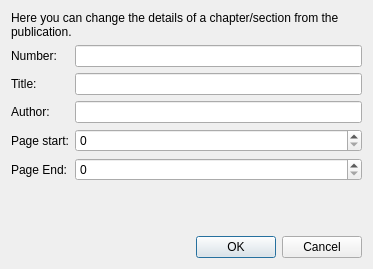
<?xml version="1.0" encoding="UTF-8"?>
<ui version="4.0">
 <class>AddChapterDialog</class>
 <widget class="QDialog" name="AddChapterDialog">
  <property name="geometry">
   <rect>
    <x>0</x>
    <y>0</y>
    <width>373</width>
    <height>269</height>
   </rect>
  </property>
  <property name="windowTitle">
   <string>Dialog</string>
  </property>
  <layout class="QVBoxLayout" name="verticalLayout">
   <item>
    <widget class="QLabel" name="label">
     <property name="text">
      <string>Here you can change the details of a chapter/section from the publication.</string>
     </property>
     <property name="wordWrap">
      <bool>true</bool>
     </property>
    </widget>
   </item>
   <item>
    <layout class="QFormLayout" name="formLayout">
     <item row="0" column="0">
      <widget class="QLabel" name="label_2">
       <property name="text">
        <string>Number:</string>
       </property>
       <property name="buddy">
        <cstring>chapterNumber</cstring>
       </property>
      </widget>
     </item>
     <item row="0" column="1">
      <widget class="QLineEdit" name="chapterNumber"/>
     </item>
     <item row="1" column="0">
      <widget class="QLabel" name="label_3">
       <property name="text">
        <string>Title:</string>
       </property>
       <property name="buddy">
        <cstring>chapterTitle</cstring>
       </property>
      </widget>
     </item>
     <item row="1" column="1">
      <widget class="QLineEdit" name="chapterTitle"/>
     </item>
     <item row="2" column="0">
      <widget class="QLabel" name="label_4">
       <property name="text">
        <string>Author:</string>
       </property>
       <property name="buddy">
        <cstring>chapterAuthor</cstring>
       </property>
      </widget>
     </item>
     <item row="2" column="1">
      <widget class="ContactEdit" name="chapterAuthor"/>
     </item>
     <item row="3" column="0">
      <widget class="QLabel" name="label_5">
       <property name="text">
        <string>Page start:</string>
       </property>
       <property name="buddy">
        <cstring>pageStart</cstring>
       </property>
      </widget>
     </item>
     <item row="3" column="1">
      <widget class="QSpinBox" name="pageStart"/>
     </item>
     <item row="4" column="0">
      <widget class="QLabel" name="label_6">
       <property name="text">
        <string>Page End:</string>
       </property>
       <property name="buddy">
        <cstring>pageEnd</cstring>
       </property>
      </widget>
     </item>
     <item row="4" column="1">
      <widget class="QSpinBox" name="pageEnd"/>
     </item>
    </layout>
   </item>
   <item>
    <spacer name="verticalSpacer">
     <property name="orientation">
      <enum>Qt::Vertical</enum>
     </property>
     <property name="sizeHint" stdset="0">
      <size>
       <width>20</width>
       <height>40</height>
      </size>
     </property>
    </spacer>
   </item>
   <item>
    <widget class="QDialogButtonBox" name="buttonBox">
     <property name="orientation">
      <enum>Qt::Horizontal</enum>
     </property>
     <property name="standardButtons">
      <set>QDialogButtonBox::Cancel|QDialogButtonBox::Ok</set>
     </property>
    </widget>
   </item>
  </layout>
 </widget>
 <customwidgets>
  <customwidget>
   <class>ContactEdit</class>
   <extends>QLineEdit</extends>
   <header>propertywidgets/contactedit.h</header>
   <slots>
    <signal>widgetEnabled(bool)</signal>
   </slots>
  </customwidget>
 </customwidgets>
 <resources/>
 <connections>
  <connection>
   <sender>buttonBox</sender>
   <signal>accepted()</signal>
   <receiver>AddChapterDialog</receiver>
   <slot>accept()</slot>
   <hints>
    <hint type="sourcelabel">
     <x>248</x>
     <y>254</y>
    </hint>
    <hint type="destinationlabel">
     <x>157</x>
     <y>274</y>
    </hint>
   </hints>
  </connection>
  <connection>
   <sender>buttonBox</sender>
   <signal>rejected()</signal>
   <receiver>AddChapterDialog</receiver>
   <slot>reject()</slot>
   <hints>
    <hint type="sourcelabel">
     <x>316</x>
     <y>260</y>
    </hint>
    <hint type="destinationlabel">
     <x>286</x>
     <y>274</y>
    </hint>
   </hints>
  </connection>
 </connections>
</ui>
